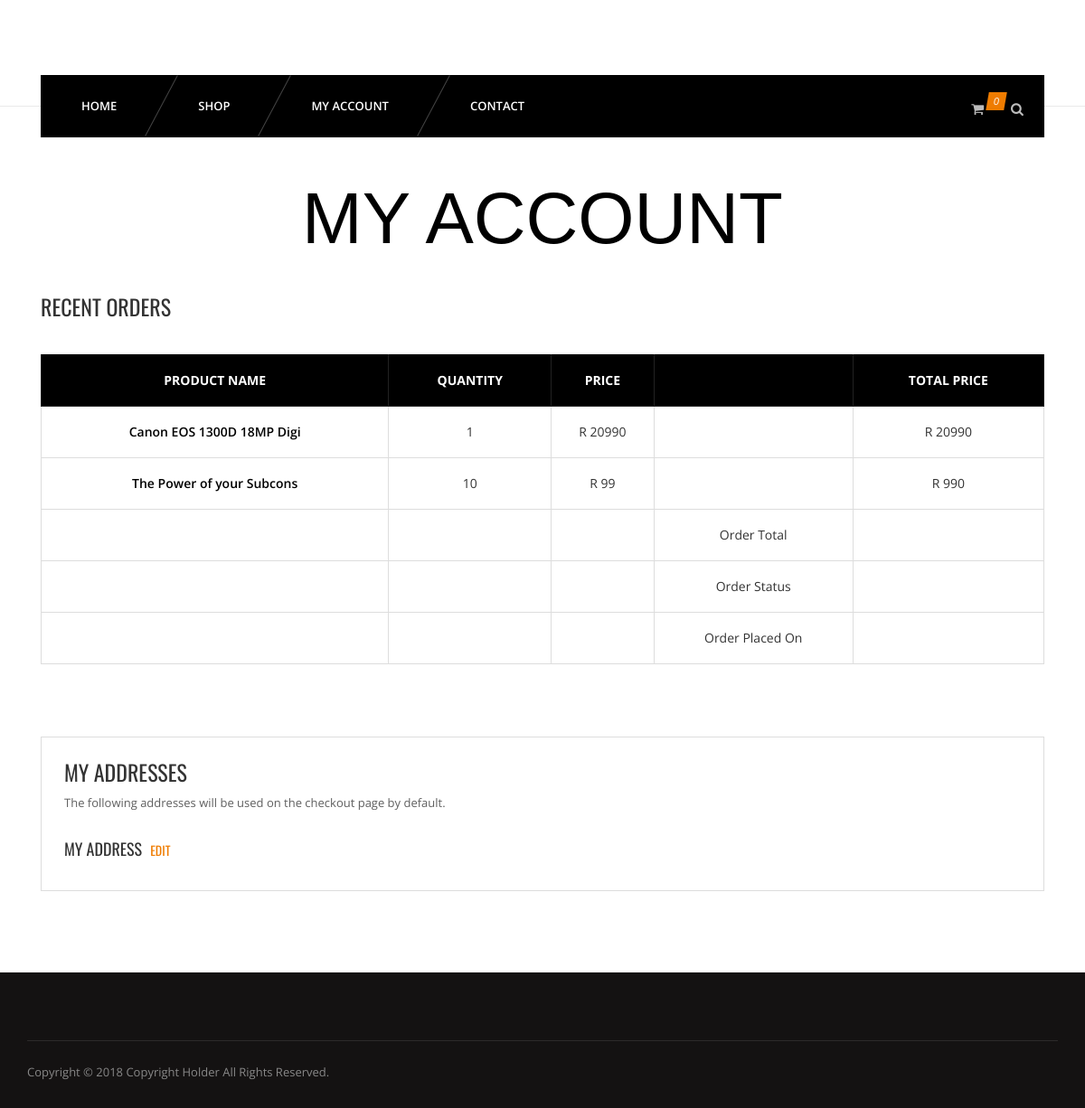
/view-order.php?id=1 (signed in), run on the app's committed database.
### tables this page shows
CREATE TABLE `orderitems` (
  `id` int(11) NOT NULL,
  `pid` int(11) NOT NULL,
  `pquantity` varchar(255) NOT NULL,
  `orderid` int(11) NOT NULL,
  `productprice` varchar(255) NOT NULL
);

CREATE TABLE `products` (
  `id` int(11) NOT NULL,
  `name` varchar(255) NOT NULL,
  `catid` int(11) NOT NULL,
  `price` varchar(255) NOT NULL,
  `thumb` varchar(255) NOT NULL,
  `description` varchar(255) NOT NULL
);

### view-order.php (the view, shortened to what this page needs)
<?php
require_once 'config/connect.php';
include 'inc/header.php';
include 'inc/nav.php';
?>
<section id="content">
    <div class="content-blog content-account">
        <div class="container">
            <div class="row">
                <div class="page_header text-center">
                    <h2>My Account</h2>
                </div>
                <div class="col-md-12">
                    <h3>Recent Orders</h3>
                    <br>
                    <table class="cart-table account-table table table-bordered">
                        <thead>
                            <tr>
                                <th>Product Name</th>
                                <th>Quantity</th>
                                <th>Price</th>
                                <th></th>
                                <th>Total Price</th>
                            </tr>
                        </thead>
                        <tbody>
                            <?php
                            $orditmsql = "SELECT * FROM orderitems o JOIN products p WHERE o.orderid=3 AND o.pid=p.id";
                            $orditmres = mysqli_query($connection, $orditmsql);
                            while ($orditmr = mysqli_fetch_assoc($orditmres)) {
                                ?>
                                <tr>
                                    <td>
                                        <a href="single.php?id=<?php echo $orditmr['pid']; ?>"><?php echo substr($orditmr['name'], 0, 25); ?></a>
                                    </td>
                                    <td>
                                        <?php echo $orditmr['pquantity']; ?>
                                    </td>
                                    <td>
                                        R <?php echo $orditmr['productprice']; ?>
                                    </td>
                                    <td>
                                    </td>
                                    <td>
                                        R <?php echo $orditmr['productprice']*$orditmr['pquantity']; ?>
                                    </td>
                                </tr>
                                <?php
                            } ?>
                            <tr>
                                <td></td>
                                <td></td>
                                <td></td>
                                <td>
                                    Order Total
                                </td>
                                <td>
                                </td>
                            </tr>
                            <tr>
                                <td></td>
                                <td></td>
                                <td></td>
                                <td>
                                    Order Status
                                </td>
                                <td>
                                </td>
                            </tr>
                            <tr>
                                <td></td>
                                <td></td>
                                <td></td>
                                <td>
                                    Order Placed On
                                </td>
                                <td>
                                </td>
                            </tr>
                        </tbody>
                    </table>
                    <br>
                    <br>
                    <br>
                    <div class="ma-address">
                        <h3>My Addresses</h3>
                        <p>The following addresses will be used on the checkout page by default.</p>
                        <div class="row">
                            <div class="col-md-6">
                                <h4>My Address <a href="edit-address.php">Edit</a></h4>
                            </div>
                            <div class="col-md-6">
                            </div>
                        </div>
                    </div>
                </div>
            </div>
        </div>
    </div>
</section>
<?php include 'inc/footer.php' ?>

### css/light.css (style rules this page uses)
body { background-color:#fff; }
p { color:#5f5f5f; }

### data on the page
orderitems: products.name "Canon EOS 1300D 18MP Digi", pquantity "1", productprice "20990", $orditmr['productprice']*$orditmr['pquantity'] "20990"
orderitems: products.name "The Power of your Subcons", pquantity "10", productprice "99", $orditmr['productprice']*$orditmr['pquantity'] "990"

### other printed values
count($cart) "0"
